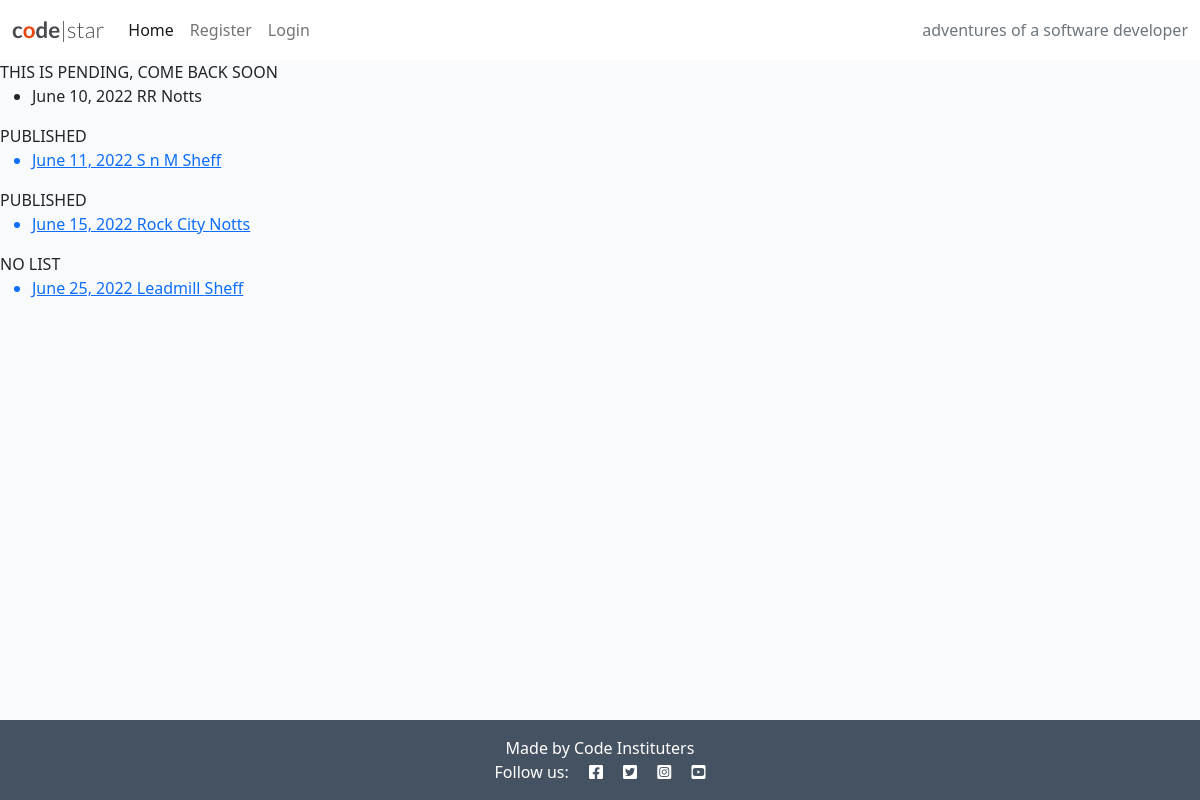
The page / on the database its author committed.
### home/models.py (models this page shows, shortened)
class Gig(models.Model):
    date = models.DateField(auto_now_add=False, auto_now=False, blank=True, null=True)
    venue = models.ForeignKey('setlist.Venue', on_delete=models.CASCADE, null=True)
    featured_image = CloudinaryField('image', default='placeholder')

### setlist/models.py (models this page shows)
class Venue(models.Model):
    name = models.CharField(max_length=200)
    city = models.CharField(max_length=200)
    def __str__(self):
        return self.name

### home/views.py (the view)
# urls.py: path('', views.gigs, name='index'),
def gigs(request):
    gigs = Gig.objects.all().order_by('date')
    context = {
        'gigs': gigs,
    }
    return render(request, 'index.html', context)

### home/templates/index.html (shortened to what this page needs)
{% extends 'base.html' %}
{% block content %}
{% for gig in gigs %}
    {% if gig.setlist_gig.status == 0 %}
        THIS IS PENDING, COME BACK SOON
        <ul>
            <li>{{ gig.date }} {{ gig.venue }} {{ gig.venue.city}}</li>
        </ul>
    {% elif gig.setlist_gig.status == 1 %}
    PUBLISHED
        <ul>
            <a href="/setlist/setlist-detail/{{ gig.id }}"><li>{{ gig.date }} {{ gig.venue }} {{ gig.venue.city }}</li></a>
        </ul>
    {% else %}
    NO LIST
        <ul>
            <a href="/setlist/add/{{ gig.id }}"><li>{{ gig.date }} {{ gig.venue }} {{ gig.venue.city }}</li></a>
        </ul>
    {% endif %}
{% endfor %}
{% endblock %}

### static/css/style.css (style rules this page uses)
body { background-color: #F9FAFC; }
.main-bg { background-color: #F9FAFC; }

### rows shown on the page
Gig: date "June 10, 2022", venue "RR", venue.city "Notts"
Gig: date "June 11, 2022", venue "S n M", venue.city "Sheff"
Gig: date "June 15, 2022", venue "Rock City", venue.city "Notts"
Gig: date "June 25, 2022", venue "Leadmill", venue.city "Sheff"
